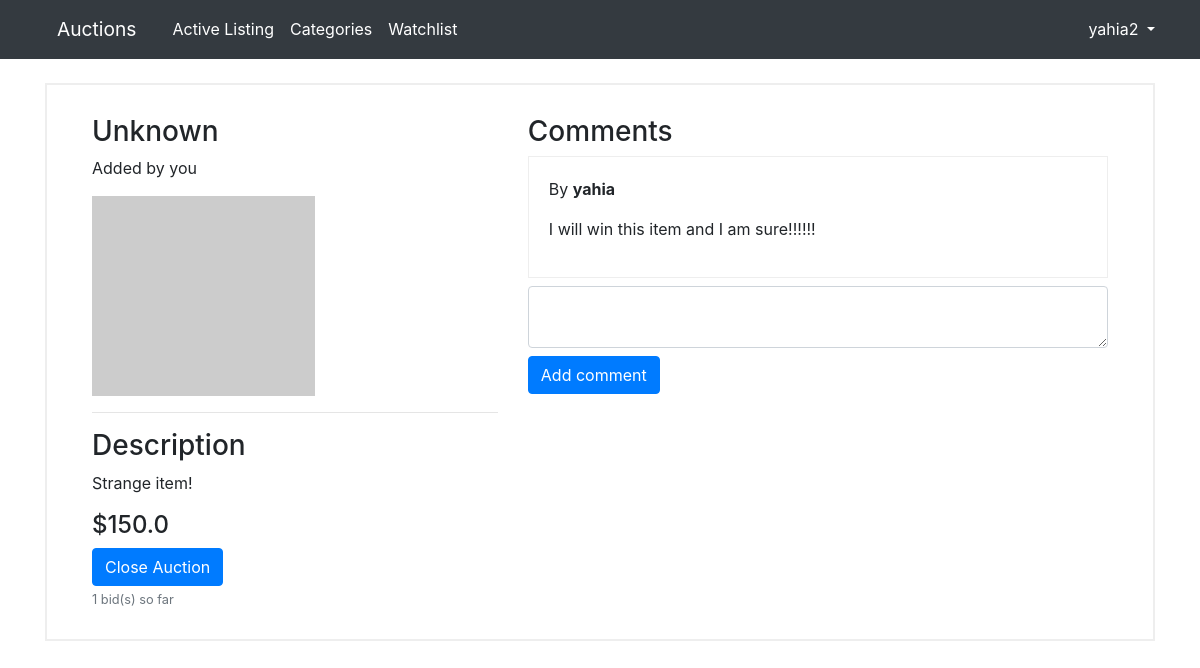
The page /listing/7 (signed in) on the database as committed earlier.
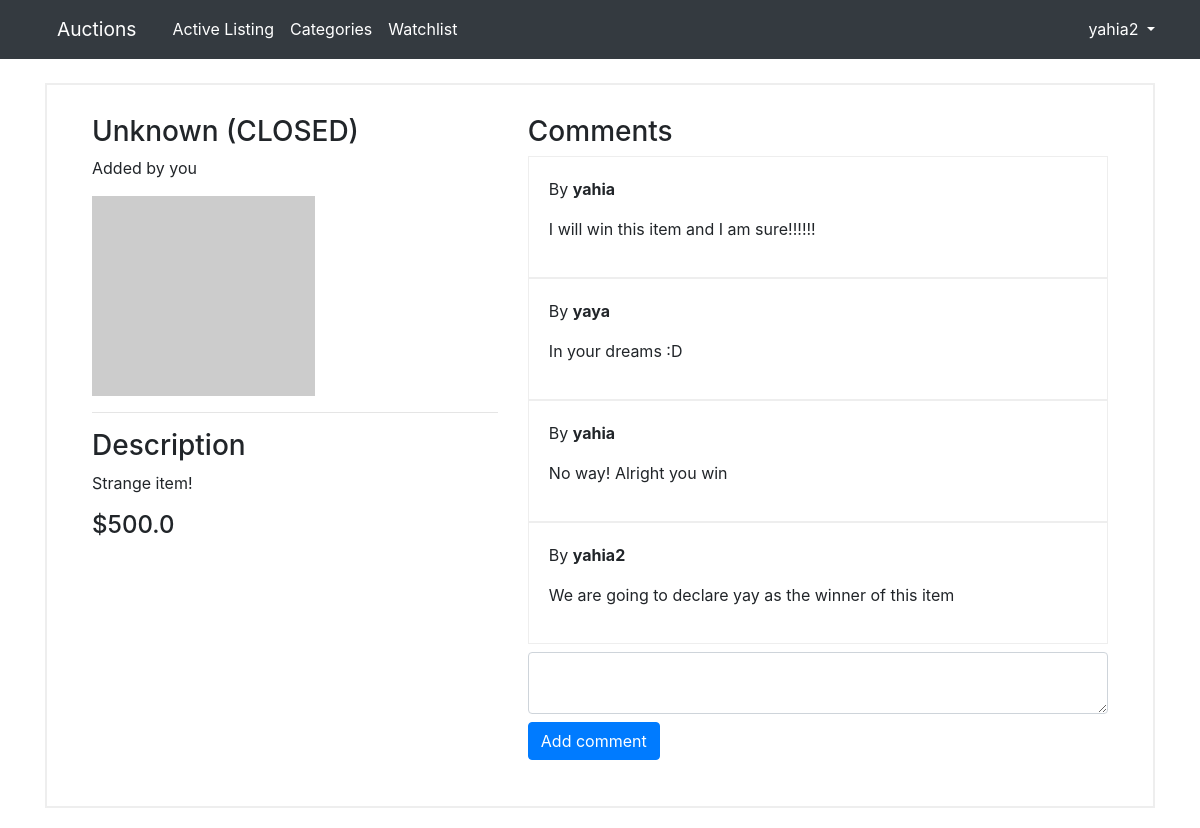
The same page on the database as committed later.
### auctions/models.py (models this page shows, shortened)
class Listing(models.Model):
    title = models.CharField(max_length=50)
    description = models.TextField()
    start_bid = models.FloatField()
    current_bid = models.FloatField()
    date = models.DateTimeField(default=timezone.now)
    image_URL = models.URLField(blank=True, default="")
    user = models.ForeignKey(User, related_name="listings", on_delete=models.CASCADE)
    category = models.CharField(max_length=50)
    is_active = models.BooleanField(default=True)
    winner = models.ForeignKey(User, related_name="win_listings", on_delete=models.CASCADE, blank=True, null=True)

class Comment(models.Model):
    content = models.TextField()
    listing = models.ForeignKey(Listing, related_name="comments", on_delete=models.CASCADE)
    user = models.ForeignKey(User, on_delete=models.CASCADE)
    date = models.DateTimeField(default=timezone.now)

class User(AbstractUser):
    pass

### auctions/views.py (the view)
# urls.py: path("listing/<int:id>", views.listing_page, name="listing-page"),
@login_required
def listing_page(request, id):
    listing = Listing.objects.filter(id=id).first()
    if not listing:
        messages.error(request, "This item does not exist")
        return redirect("index")
    listing_bids = Bid.objects.filter(listing=listing)
    is_highest_bid = False
    if listing_bids.count() > 0:
        highest_bid = listing_bids.order_by("-date")[0]
        is_highest_bid = highest_bid.user.username == request.user.username
    user_watchlist = [item.listing for item in request.user.watchlist.all()]
    is_watched = listing in user_watchlist
    context = {
        "listing": listing,
        "is_watched": is_watched,
        "bids_number": listing_bids.count(),
        "is_highest_bid": is_highest_bid
    }
    return render(request, "auctions/listing-page.html", context)

### auctions/templates/auctions/listing-page.html (shortened to what this page needs)
{% extends "auctions/layout.html" %}
{% block body %}
    <div class="main-content row">
        <div class="col-md-5">
            {% if listing.is_active %}
                <h3> {{ listing.title }} </h3>
            {% else %}
                <h3> {{ listing.title }} (CLOSED) </h3>
            {% endif %}
            {% if user.username == listing.user.username %}
                <p> Added by you </p>
            {% else %}
                <p> Added by {{ listing.user.username }} </p>
            {% endif %}
            <div class="listing-image">
                <img src="{{listing.image_URL}}" alt="img">
            </div>
            <hr>
            <h3> Description </h3>
            <p class="listing-description">{{ listing.description }}</p>
            <h4 class="listing-price"> ${{ listing.current_bid }} </h4>
            {% if listing.is_active %}
                {% if user.username == listing.user.username %}
                    <a class="btn btn-primary" href="{% url 'close-bid' listing.id %}"> Close Auction </a>
                    <small class="form-text text-muted">{{bids_number}} bid(s) so far</small>
                {% endif %}
            {% endif %}
        </div>
        <div class="col-md-7">
            <div class="comments mb-2">
                <h3> Comments </h3>
                {% for comment in listing.comments.all %}
                    <div class="listing-comments">
                        <p> By <strong> {{comment.user.username}} </strong> </p>
                        <p> {{comment.content}} </p>
                    </div>
                {% endfor %}
            </div>
            <form action="{% url 'add-comment' %}" method="POST">
                <div class="form-group">
                    <textarea type="text" name="comment-content" class="form-control bid-value mb-2" required></textarea>
                    <input type="submit" value="Add comment" class="btn btn-primary">
                </div>
            </form>
        </div>
    </div>
{% endblock %}

Rows that differ between the two databases and show on the page:
changed Listing "Unknown": is_active True → False (drawn); current_bid "150.0" → "500.0"
added Comment: user.username "yaya", content "In your dreams :D"
added Comment: user.username "yahia", content "No way! Alright you win"
added Comment: user.username "yahia2", content "We are going to declare yay as the winner of this item"
Other text that changed with them:
{{ bids_number }}: "1" → (not shown)
text no longer shown: "Close Auction bid(s) so far"
text now shown: "(CLOSED)"
